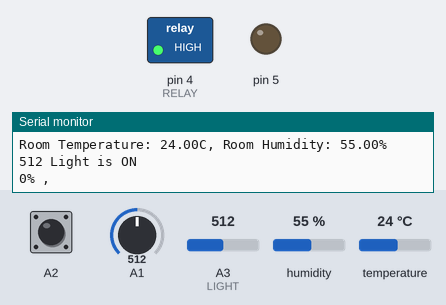
Bench run of a sketch on a simulated Arduino Uno, built with avr-gcc and run on an emulated ATmega328P. Parts: switched loads named in the sketch (green lamp = pin HIGH), output pins drawn as LEDs (lit = HIGH), the last lines printed to the serial monitor. The test bench sets the inputs (shaded band); at power-on: A2 HIGH, A1 = 512, A3 (LIGHT) = 512, humidity 55 %, temperature 24 °C.

Above: at 0.1 s.
At 1.2 s:
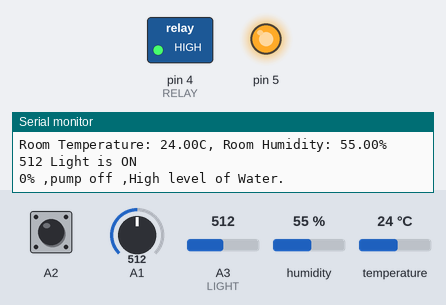
1.3 s: A2 pulled LOW for 1 s
Timing chart, 0 to 4.3 s (numbered marks = the images above; inputs shaded):
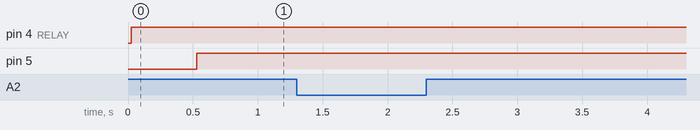

The sketch:

PlantCareSystem.ino
```cpp
#include "DHT.h"

#define DHTPIN 3                   // Temperature and Humidity Sensor
#define DHTTYPE DHT11             // obj for sensor DHT11

DHT dht(DHTPIN, DHTTYPE);

int soilMoistureValue = 0;
int percentage=0;

#define LIGHT A3 // define pint 2 for sensor
#define RELAY 4 // define pin 9 as for relay

boolean digital = false;// set true to use digital and control the sensitiviety with poentiometer on the module
                  // set to false to control with A3 value on Arduino
unsigned int LightValue = 350;// LightValue to determine
                      // at what value the realy should be ON

void setup() {
 pinMode(A2,INPUT_PULLUP);
 pinMode(5,OUTPUT);

 dht.begin();

 pinMode(LIGHT, INPUT_PULLUP);// define pin as Input  sensor
 pinMode(RELAY, OUTPUT);// define pin as OUTPUT for relay

 Serial.begin(9600);// setup Serial Monitor to display information
}

void loop() {

  readDHT();

  relay();// call the realay() method

  soilMoistureValue = analogRead(A1);
  Serial.print(percentage);
  Serial.print("% ,");

  delay(500);

  percentage = map(soilMoistureValue, 490, 1023, 100, 0); //(sensor value , min value , max value , )

  if(percentage < 10 ){
    if (digitalRead(A2)== HIGH){

    Serial.print(" pump on ,");
    digitalWrite(5,LOW);

    Serial.println("High level of Water.");
    while(digitalRead(A2)== HIGH){}   //check water level is high


  } else {
    if (digitalRead(A2)== LOW){
    Serial.print("pump off ,");
    digitalWrite(5,HIGH);

    Serial.println("Low level of Water.");
    while(digitalRead(A2)== LOW) {}

    }
 }}

  if (percentage >80 ){
    if (digitalRead(A2)== HIGH){
    Serial.print("pump off ,");
    digitalWrite(5,HIGH);

    Serial.println("High level of Water.");
    while(digitalRead(A2)== HIGH){}


  } else {
    if (digitalRead(A2)== LOW){
    Serial.print("pump off ,");
    digitalWrite(5,HIGH);

    Serial.println("Low level of Water.");
    while(digitalRead(A2)== LOW) {}


    }}
}}

float readDHT(){
                              // wait 2 second
    float t = dht.readTemperature();        // Gets the values of the temperature
    float h = dht.readHumidity();           // Gets the values of the humidity

    // Check if any reads failed and exit early (to try again).
  if (isnan(h) || isnan(t)) {
    Serial.println("Failed to read from DHT sensor!");
    return;
    }

  Serial.print("Room Temperature: ");
  Serial.print(t);
  Serial.print("C, ");
  Serial.print("Room Humidity: ");
  Serial.print(h);
  Serial.println("% ");

  }

  void relay()
{
   if(digital == true)
   {
  // Light LDR Sensor Code by Robojax.com 20180210
  int L =digitalRead(LIGHT);// read the sensor

      if(L == 1){
        Serial.println(" light is ON");
        digitalWrite(RELAY,HIGH);// turn the relay ON
      }else{
         Serial.println("light is OFF");
         digitalWrite(RELAY,LOW);// turn the relay OFF
      } // if
   }// if digital end
   else
   {
    int a3Value = analogRead(A3);// read A0 value

      if( a3Value >= LightValue){
        Serial.print(analogRead(A3));
        Serial.println(" Light is ON");
        digitalWrite(RELAY,HIGH);// turn the relay ON
      }else{
         Serial.print(analogRead(A3));
         Serial.println("  === light OFF");
         digitalWrite(RELAY,LOW);// turn the relay OFF
      } // if
   }
}
```
